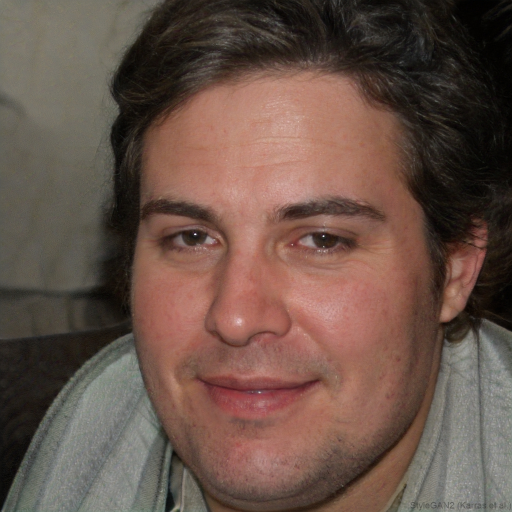
#> input picture foto/ai_generate.jpg, 1024 x 1024 px (shown at 1/2 size)
$ python -i visualizer.py   (imports and definitions only)
#> lines starting #> are read from the running program, lines starting #| are printed output that depends on the picture
"""
visualizer.py
=============
Modul utilitas untuk membuat visualisasi hasil analisis deepfake.

Menyediakan fungsi untuk:
  - Visualisasi FFT magnitude spectrum
  - Bar chart horizontal skor analisis
  - Overlay bounding box wajah pada gambar
  - Menyimpan ringkasan visualisasi ke direktori output

Author  : ANTENK TEAM
Version : 1.0.0
"""

import logging
import os
from datetime import datetime
from pathlib import Path
from typing import Any, Dict, Optional, Tuple, Union

import cv2
import matplotlib
# [1 line not run here, left out]
import matplotlib.pyplot as plt
import matplotlib.patches as mpatches
import numpy as np
from PIL import Image

logger = logging.getLogger(__name__)

# ---------------------------------------------------------------------------
# Konstanta warna (BGR untuk OpenCV, RGB untuk Matplotlib)
# ---------------------------------------------------------------------------
_COLOR_FAKE_BGR = (0, 0, 220)       # Merah
_COLOR_REAL_BGR = (34, 180, 34)     # Hijau
_COLOR_BOX_BGR  = (0, 200, 255)     # Kuning-oranye

_COLOR_FAKE_RGB = (220, 0, 0)
_COLOR_REAL_RGB = (34, 180, 34)


class Visualizer:
    """
    Kelas untuk membuat visualisasi analisis deepfake.

    Semua metode mengembalikan numpy array uint8 (BGR untuk kompatibilitas OpenCV)
    kecuali dinyatakan lain, atau menyimpan gambar ke disk.
    """

    # ------------------------------------------------------------------
    # Visualisasi FFT Spectrum
    # ------------------------------------------------------------------

    def create_frequency_spectrum(self, image_np: np.ndarray) -> np.ndarray:
        """
        Buat visualisasi FFT magnitude spectrum dari gambar.

        Spectrum yang tampak merata dan tidak memiliki artefak periodik
        biasanya menandakan gambar asli. Sebaliknya, pola simetris atau
        artefak berulang di spectrum dapat mengindikasikan gambar deepfake.

        Parameters
        ----------
        image_np : np.ndarray
            Gambar input sebagai array numpy (RGB atau BGR, uint8 atau float).
            Bisa berwarna atau grayscale.

        Returns
        -------
        np.ndarray
            Visualisasi spectrum sebagai array numpy uint8 RGB
            ukuran yang sama dengan input (atau 512×512 jika input kecil).
        """
        try:
            # Pastikan ukuran minimum untuk visualisasi yang baik
            target_size = max(512, max(image_np.shape[:2]))
#> target_size = 1024

            # Konversi ke grayscale
            if image_np.ndim == 3:
                if image_np.shape[2] == 4:
                    gray = cv2.cvtColor(image_np, cv2.COLOR_RGBA2GRAY)
                else:
                    gray = cv2.cvtColor(image_np, cv2.COLOR_RGB2GRAY)
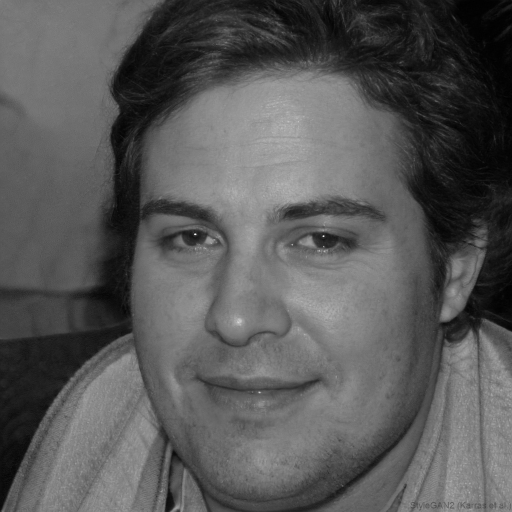
#> gray: shape (1024, 1024) (shown at 1/2 size); min 0, max 253, mean 88
            else:
                gray = image_np.copy()

            # Resize ke ukuran target (power-of-2 lebih baik untuk FFT,
            # namun numpy.fft.fft2 bekerja baik pada semua ukuran)
            gray_resized = cv2.resize(
                gray.astype(np.float32),
                (target_size, target_size),
                interpolation=cv2.INTER_LANCZOS4,
            )

            # Terapkan windowing Hann untuk mengurangi spectral leakage
            window = np.outer(
                np.hanning(target_size), np.hanning(target_size)
            )
            gray_windowed = gray_resized * window
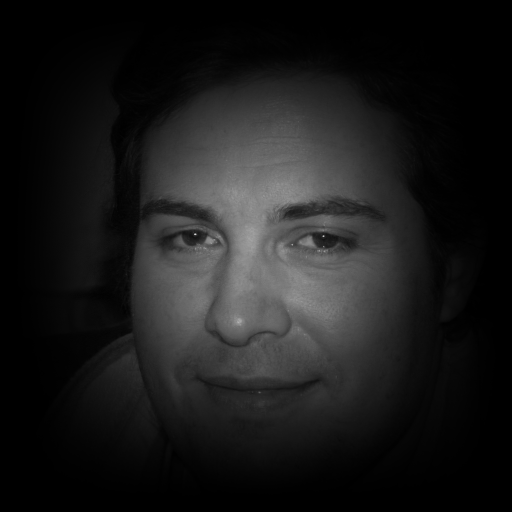
#> gray_windowed: shape (1024, 1024) float64 (shown at 1/2 size); min 0, max 214.3, mean 26.9

            # Hitung FFT 2D
            fft2d = np.fft.fft2(gray_windowed)
            # Geser komponen DC ke tengah
            fft_shifted = np.fft.fftshift(fft2d)
            # Magnitude dalam skala logaritmik
            magnitude = np.log1p(np.abs(fft_shifted))
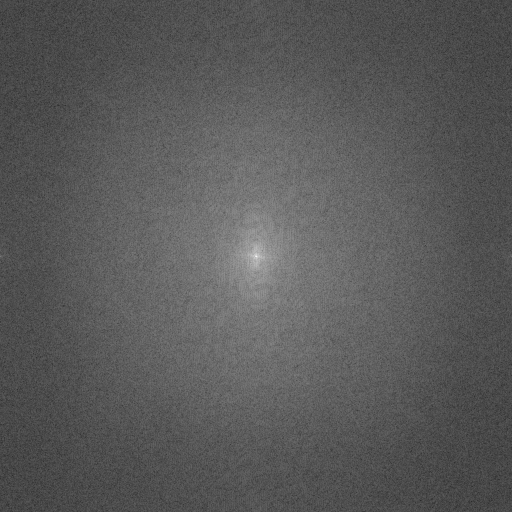
#> magnitude: shape (1024, 1024) float64 (shown at 1/2 size); min 0.477, max 17.15, mean 6.34; drawn with min black and max white

            # Normalisasi ke [0, 255]
            mag_norm = cv2.normalize(
                magnitude, None, 0, 255, cv2.NORM_MINMAX
            ).astype(np.uint8)

            # Terapkan colormap JET untuk visualisasi yang menarik
            spectrum_colored = cv2.applyColorMap(mag_norm, cv2.COLORMAP_JET)
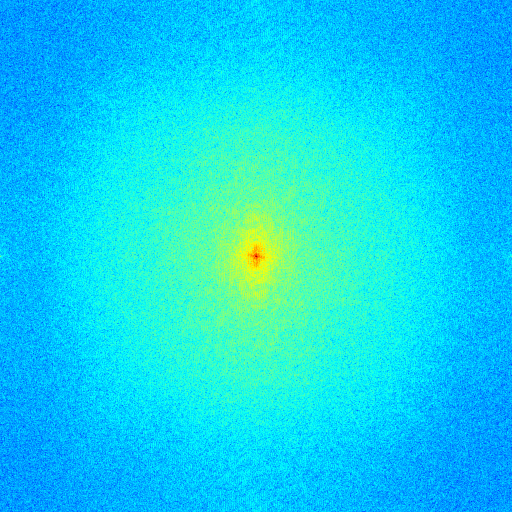
#> spectrum_colored: shape (1024, 1024, 3) (shown at 1/2 size); mean B, G, R 237.1, 210.9, 18.2
            # Konversi BGR → RGB
            spectrum_rgb = cv2.cvtColor(spectrum_colored, cv2.COLOR_BGR2RGB)

            # Tambahkan judul menggunakan matplotlib untuk output yang bersih
            fig, axes = plt.subplots(1, 2, figsize=(10, 5), facecolor="#1a1a2e")
            fig.suptitle(
                "Analisis Frekuensi (FFT Magnitude Spectrum)",
                color="white", fontsize=13, fontweight="bold"
            )

            ax_orig = axes[0]
            ax_orig.imshow(
                cv2.resize(image_np if image_np.ndim == 3 else
                           np.stack([image_np]*3, axis=-1),
                           (target_size, target_size)),
            )
            ax_orig.set_title("Gambar Asli", color="white", fontsize=11)
            ax_orig.axis("off")

            ax_spec = axes[1]
            ax_spec.imshow(spectrum_rgb)
            ax_spec.set_title("Magnitude Spectrum (log)", color="white", fontsize=11)
            ax_spec.axis("off")

            plt.tight_layout()

            # Render figure ke numpy array
            fig.canvas.draw()
            buf = np.frombuffer(fig.canvas.tostring_rgb(), dtype=np.uint8)
            buf = buf.reshape(fig.canvas.get_width_height()[::-1] + (3,))
            plt.close(fig)

            return buf

        except Exception as exc:
            logger.error("Gagal membuat visualisasi spectrum: %s", exc)
            # Kembalikan gambar placeholder hitam
            placeholder = np.zeros((256, 512, 3), dtype=np.uint8)
            cv2.putText(
                placeholder, "Spectrum tidak tersedia",
                (50, 128), cv2.FONT_HERSHEY_SIMPLEX, 0.6, (180, 180, 180), 1
            )
            return placeholder

    # ------------------------------------------------------------------
    # Bar Chart Skor
    # ------------------------------------------------------------------

    # [368 lines left out: functions create_score_bar, create_face_overlay, save_visualization, not called in this run]

    # ------------------------------------------------------------------
    # Representasi
    # ------------------------------------------------------------------

    def __repr__(self) -> str:
        return "Visualizer()"

>>> import cv2
>>> picture = cv2.cvtColor(cv2.imread('../../foto/ai_generate.jpg'), cv2.COLOR_BGR2RGB)
>>> result = Visualizer().create_frequency_spectrum(picture)

$ run again, on foto/real_bowo.jpg
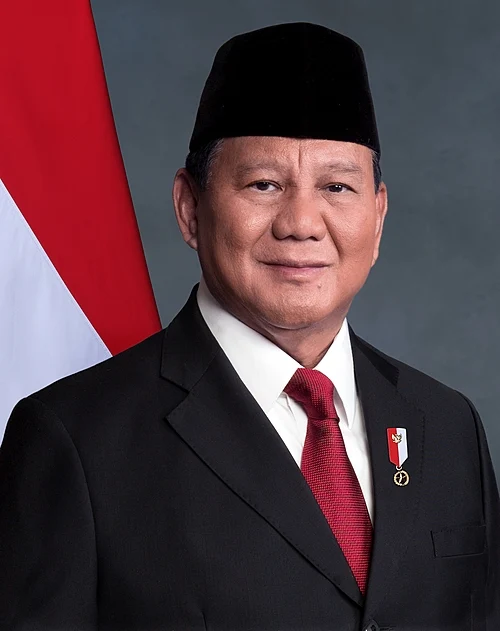
#> input picture foto/real_bowo.jpg, 500 x 631 px
#> in create_frequency_spectrum, `spectrum_colored = cv2.applyColorMap(mag_norm, cv2.COLORMAP_JET)`:
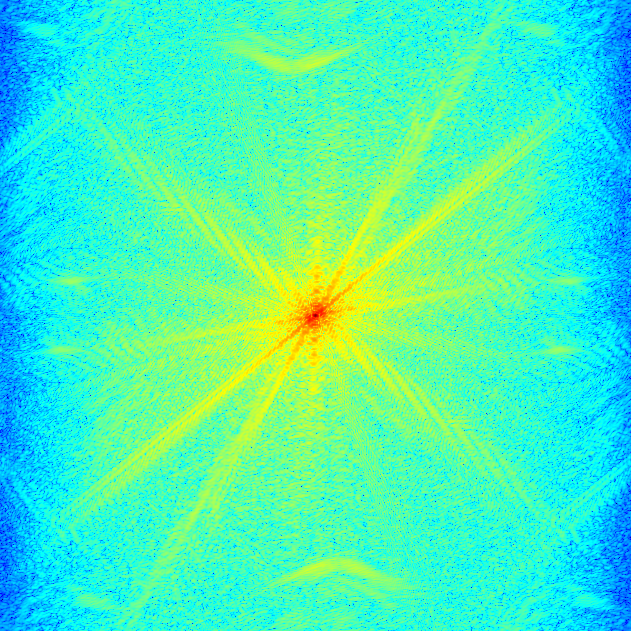
#> spectrum_colored: shape (631, 631, 3); mean B, G, R 183.5, 241.8, 72.2
#> in create_frequency_spectrum, `plt.close(fig)`:
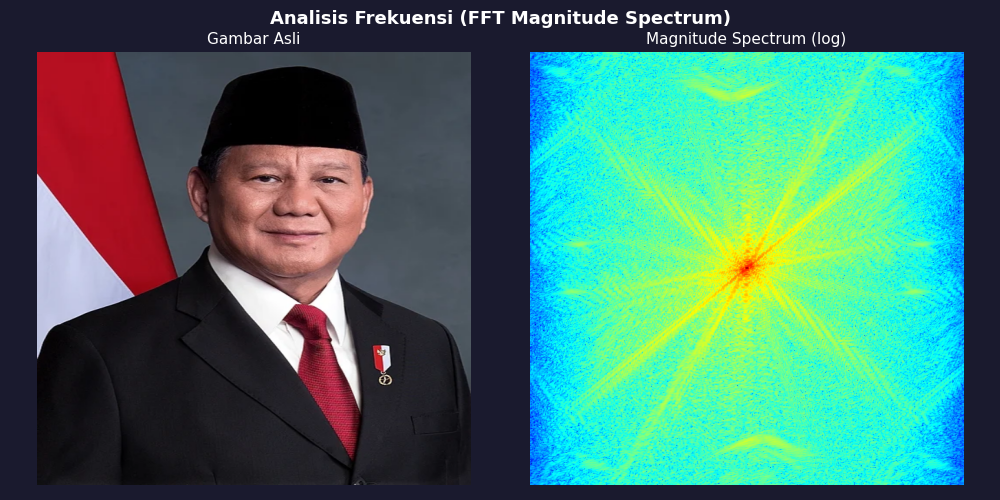
#> figure drawn by matplotlib, 2 panels

$ run again, on foto/test_fake.jpg
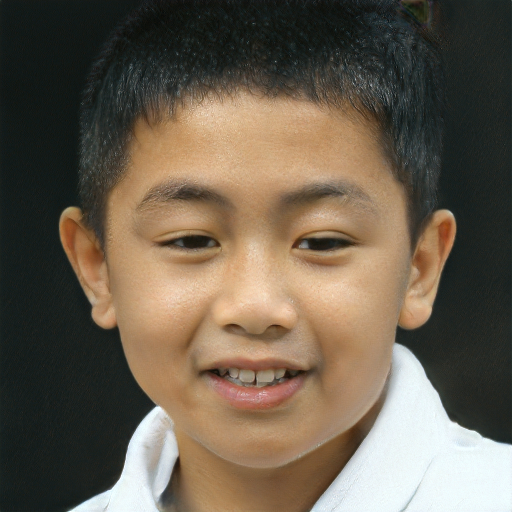
#> input picture foto/test_fake.jpg, 1024 x 1024 px (shown at 1/2 size)
#> in create_frequency_spectrum, `gray_windowed = gray_resized * window`:
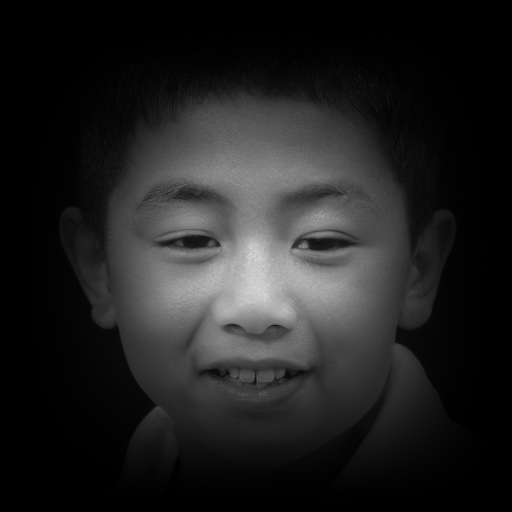
#> gray_windowed: shape (1024, 1024) float64 (shown at 1/2 size); min 0, max 238.6, mean 33.4
#> in create_frequency_spectrum, `spectrum_colored = cv2.applyColorMap(mag_norm, cv2.COLORMAP_JET)`:
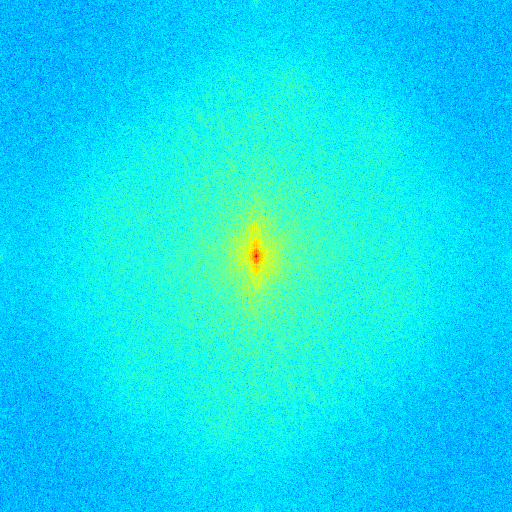
#> spectrum_colored: shape (1024, 1024, 3) (shown at 1/2 size); mean B, G, R 238.3, 220.4, 17

$ run again, on foto/test_real.jpg
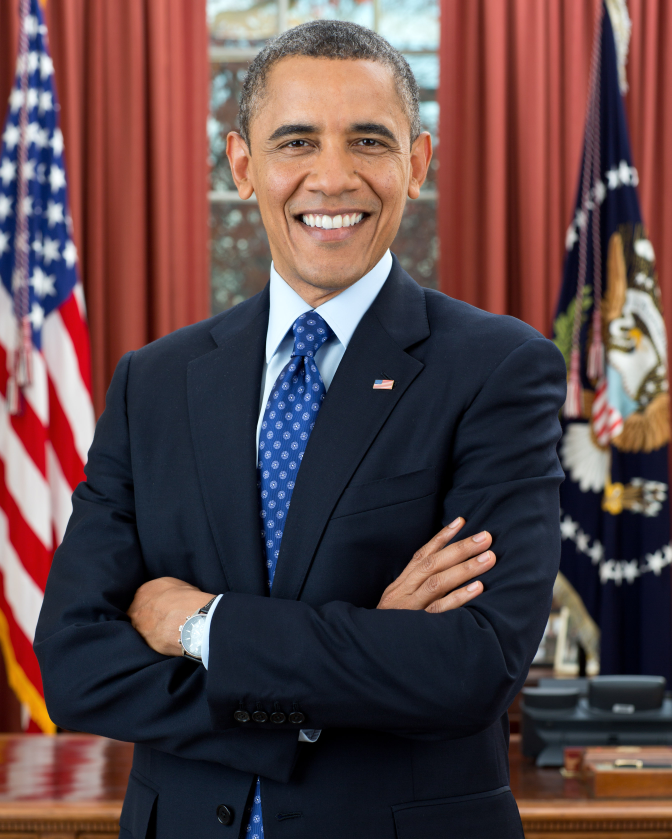
#> input picture foto/test_real.jpg, 2687 x 3356 px (shown at 1/4 size)
#> in create_frequency_spectrum, `spectrum_colored = cv2.applyColorMap(mag_norm, cv2.COLORMAP_JET)`:
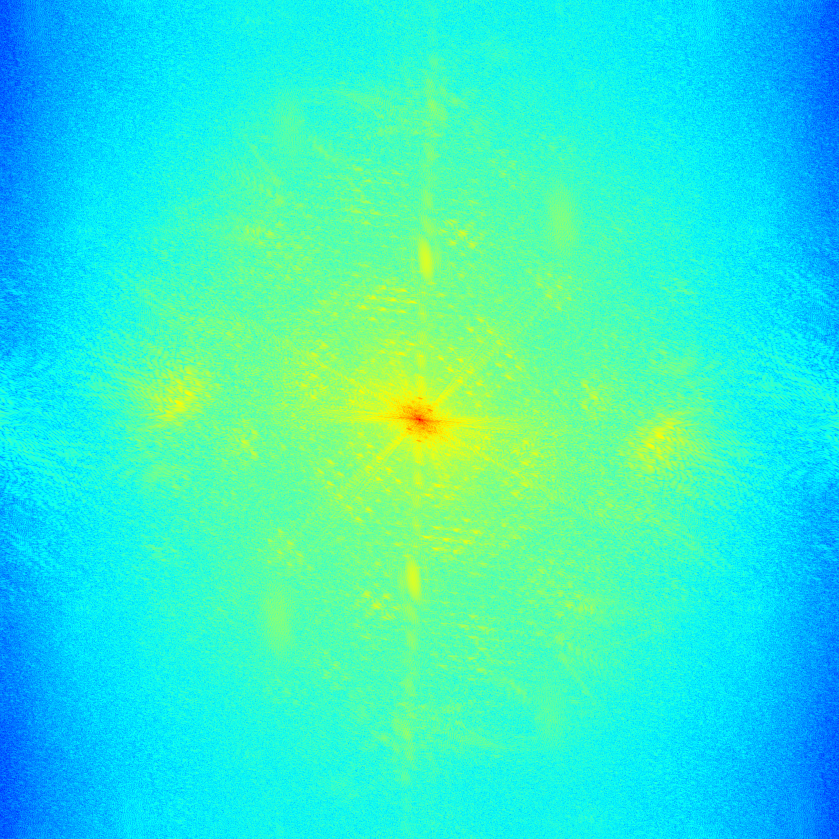
#> spectrum_colored: shape (3356, 3356, 3) (shown at 1/4 size); mean B, G, R 203.8, 235, 51.9
#> in create_frequency_spectrum, `plt.close(fig)`:
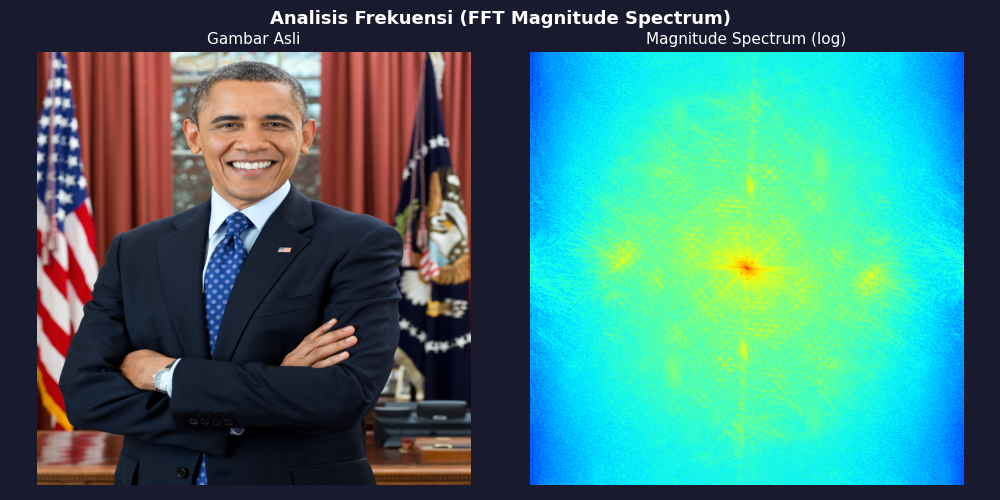
#> figure drawn by matplotlib, 2 panels
